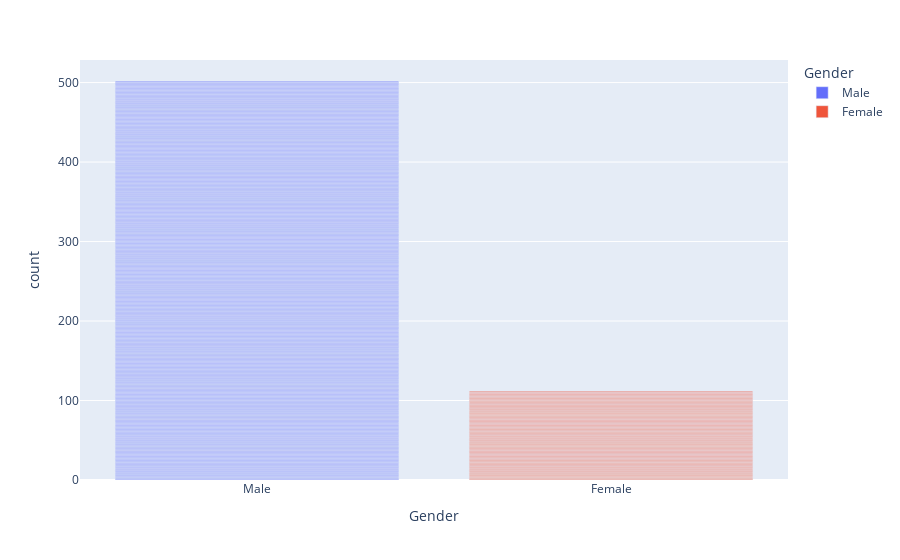
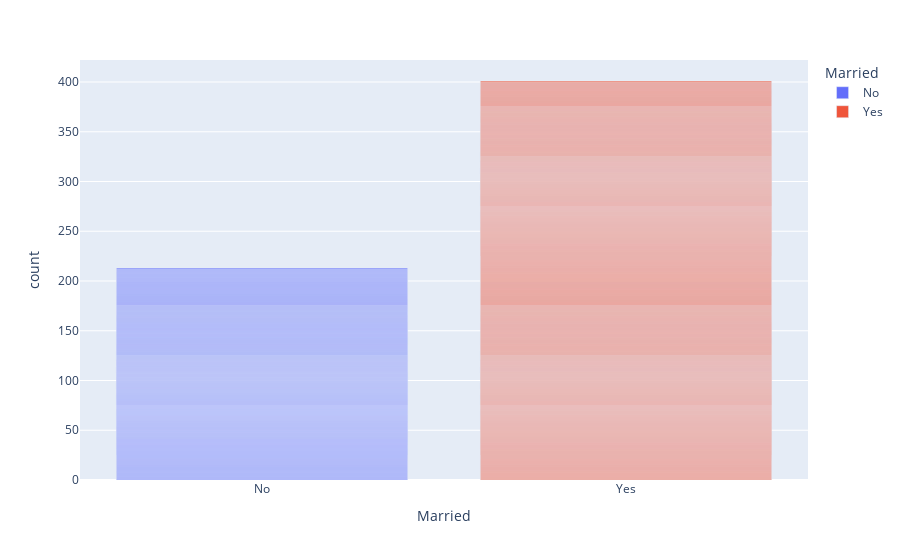
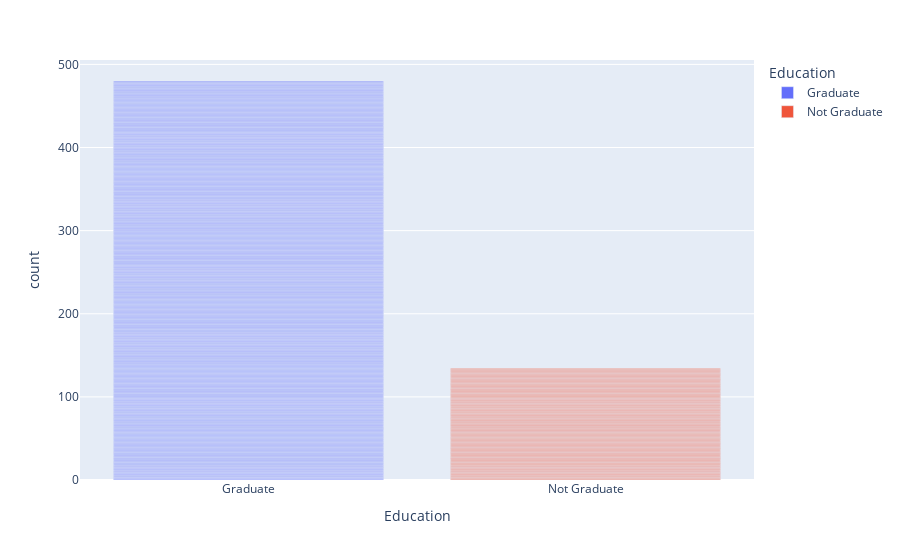
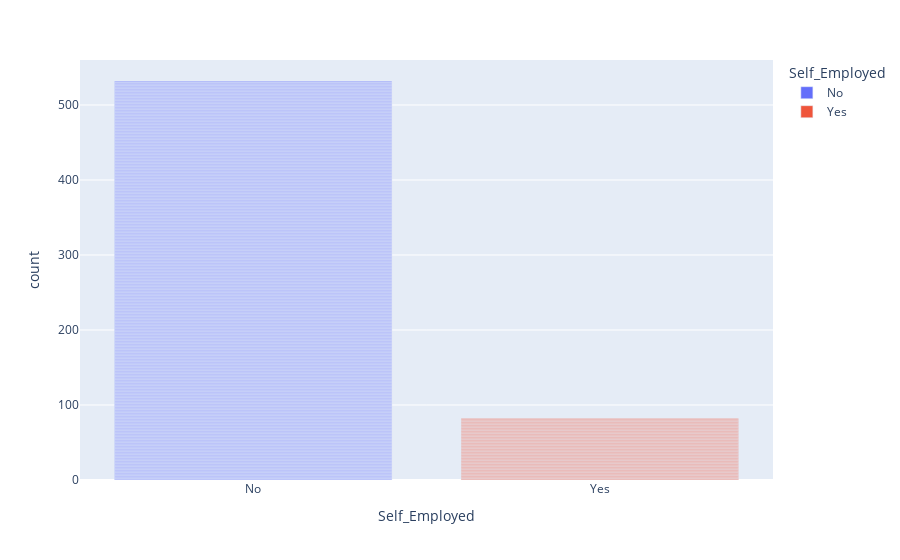

Source (notebook cell) for these figures, in order:
### Code cell
fig = px.bar(train,x=train["Gender"],color="Gender")  #more are males
fig.show()
fig = px.bar(train,x=train["Married"],color="Married") #more married
fig.show()
fig = px.bar(train,x=train["Education"],color="Education") #more graduates
fig.show()
fig = px.bar(train,x=train["Self_Employed"],color="Self_Employed")
fig.show()
fig = px.bar(train,x=train["Dependents"],color="Dependents")
fig.show()
fig = px.bar(train,x=train["Property_Area"],color="Property_Area")
fig.show()
fig = px.bar(train,x=train["Loan_Status"],color="Loan_Status")
fig.show()

### Figure 1 — Plotly figure (JSON) as saved in the notebook; plotly's stock layout.template omitted (floating-point values rounded to 4 significant figures; data arrays with more than 128 entries replaced by an {"elided": "..."} marker saying what was removed)
{"data": [{"alignmentgroup": "True", "hovertemplate": "Gender=%{x}<br>count=%{y}<extra></extra>", "legendgroup": "Male", "marker": {"color": "#636efa"}, "name": "Male", "offsetgroup": "Male", "orientation": "v", "showlegend": true, "textposition": "auto", "type": "bar", "x": {"elided": "502 str values"}, "xaxis": "x", "y": {"elided": "502 int values"}, "yaxis": "y"}, {"alignmentgroup": "True", "hovertemplate": "Gender=%{x}<br>count=%{y}<extra></extra>", "legendgroup": "Female", "marker": {"color": "#EF553B"}, "name": "Female", "offsetgroup": "Female", "orientation": "v", "showlegend": true, "textposition": "auto", "type": "bar", "x": ["Female", "Female", "Female", "Female", "Female", "Female", "Female", "Female", "Female", "Female", "Female", "Female", "Female", "Female", "Female", "Female", "Female", "Female", "Female", "Female", "Female", "Female", "Female", "Female", "Female", "Female", "Female", "Female", "Female", "Female", "Female", "Female", "Female", "Female", "Female", "Female", "Female", "Female", "Female", "Female", "Female", "Female", "Female", "Female", "Female", "Female", "Female", "Female", "Female", "Female", "Female", "Female", "Female", "Female", "Female", "Female", "Female", "Female", "Female", "Female", "Female", "Female", "Female", "Female", "Female", "Female", "Female", "Female", "Female", "Female", "Female", "Female", "Female", "Female", "Female", "Female", "Female", "Female", "Female", "Female", "Female", "Female", "Female", "Female", "Female", "Female", "Female", "Female", "Female", "Female", "Female", "Female", "Female", "Female", "Female", "Female", "Female", "Female", "Female", "Female", "Female", "Female", "Female", "Female", "Female", "Female", "Female", "Female", "Female", "Female", "Female", "Female"], "xaxis": "x", "y": [1, 1, 1, 1, 1, 1, 1, 1, 1, 1, 1, 1, 1, 1, 1, 1, 1, 1, 1, 1, 1, 1, 1, 1, 1, 1, 1, 1, 1, 1, 1, 1, 1, 1, 1, 1, 1, 1, 1, 1, 1, 1, 1, 1, 1, 1, 1, 1, 1, 1, 1, 1, 1, 1, 1, 1, 1, 1, 1, 1, 1, 1, 1, 1, 1, 1, 1, 1, 1, 1, 1, 1, 1, 1, 1, 1, 1, 1, 1, 1, 1, 1, 1, 1, 1, 1, 1, 1, 1, 1, 1, 1, 1, 1, 1, 1, 1, 1, 1, 1, 1, 1, 1, 1, 1, 1, 1, 1, 1, 1, 1, 1], "yaxis": "y"}], "layout": {"barmode": "relative", "legend": {"title": {"text": "Gender"}, "tracegroupgap": 0}, "margin": {"t": 60}, "xaxis": {"anchor": "y", "categoryarray": ["Male", "Female"], "categoryorder": "array", "domain": [0, 1], "title": {"text": "Gender"}}, "yaxis": {"anchor": "x", "domain": [0, 1], "title": {"text": "count"}}}}

### Figure 2 — Plotly figure (JSON) as saved in the notebook; plotly's stock layout.template omitted (floating-point values rounded to 4 significant figures; data arrays with more than 128 entries replaced by an {"elided": "..."} marker saying what was removed)
{"data": [{"alignmentgroup": "True", "hovertemplate": "Married=%{x}<br>count=%{y}<extra></extra>", "legendgroup": "No", "marker": {"color": "#636efa"}, "name": "No", "offsetgroup": "No", "orientation": "v", "showlegend": true, "textposition": "auto", "type": "bar", "x": {"elided": "213 str values"}, "xaxis": "x", "y": {"elided": "213 int values"}, "yaxis": "y"}, {"alignmentgroup": "True", "hovertemplate": "Married=%{x}<br>count=%{y}<extra></extra>", "legendgroup": "Yes", "marker": {"color": "#EF553B"}, "name": "Yes", "offsetgroup": "Yes", "orientation": "v", "showlegend": true, "textposition": "auto", "type": "bar", "x": {"elided": "401 str values"}, "xaxis": "x", "y": {"elided": "401 int values"}, "yaxis": "y"}], "layout": {"barmode": "relative", "legend": {"title": {"text": "Married"}, "tracegroupgap": 0}, "margin": {"t": 60}, "xaxis": {"anchor": "y", "categoryarray": ["No", "Yes"], "categoryorder": "array", "domain": [0, 1], "title": {"text": "Married"}}, "yaxis": {"anchor": "x", "domain": [0, 1], "title": {"text": "count"}}}}

### Figure 3 — Plotly figure (JSON) as saved in the notebook; plotly's stock layout.template omitted (floating-point values rounded to 4 significant figures; data arrays with more than 128 entries replaced by an {"elided": "..."} marker saying what was removed)
{"data": [{"alignmentgroup": "True", "hovertemplate": "Education=%{x}<br>count=%{y}<extra></extra>", "legendgroup": "Graduate", "marker": {"color": "#636efa"}, "name": "Graduate", "offsetgroup": "Graduate", "orientation": "v", "showlegend": true, "textposition": "auto", "type": "bar", "x": {"elided": "480 str values"}, "xaxis": "x", "y": {"elided": "480 int values"}, "yaxis": "y"}, {"alignmentgroup": "True", "hovertemplate": "Education=%{x}<br>count=%{y}<extra></extra>", "legendgroup": "Not Graduate", "marker": {"color": "#EF553B"}, "name": "Not Graduate", "offsetgroup": "Not Graduate", "orientation": "v", "showlegend": true, "textposition": "auto", "type": "bar", "x": {"elided": "134 str values"}, "xaxis": "x", "y": {"elided": "134 int values"}, "yaxis": "y"}], "layout": {"barmode": "relative", "legend": {"title": {"text": "Education"}, "tracegroupgap": 0}, "margin": {"t": 60}, "xaxis": {"anchor": "y", "categoryarray": ["Graduate", "Not Graduate"], "categoryorder": "array", "domain": [0, 1], "title": {"text": "Education"}}, "yaxis": {"anchor": "x", "domain": [0, 1], "title": {"text": "count"}}}}

### Figure 4 — Plotly figure (JSON) as saved in the notebook; plotly's stock layout.template omitted (floating-point values rounded to 4 significant figures; data arrays with more than 128 entries replaced by an {"elided": "..."} marker saying what was removed)
{"data": [{"alignmentgroup": "True", "hovertemplate": "Self_Employed=%{x}<br>count=%{y}<extra></extra>", "legendgroup": "No", "marker": {"color": "#636efa"}, "name": "No", "offsetgroup": "No", "orientation": "v", "showlegend": true, "textposition": "auto", "type": "bar", "x": {"elided": "532 str values"}, "xaxis": "x", "y": {"elided": "532 int values"}, "yaxis": "y"}, {"alignmentgroup": "True", "hovertemplate": "Self_Employed=%{x}<br>count=%{y}<extra></extra>", "legendgroup": "Yes", "marker": {"color": "#EF553B"}, "name": "Yes", "offsetgroup": "Yes", "orientation": "v", "showlegend": true, "textposition": "auto", "type": "bar", "x": ["Yes", "Yes", "Yes", "Yes", "Yes", "Yes", "Yes", "Yes", "Yes", "Yes", "Yes", "Yes", "Yes", "Yes", "Yes", "Yes", "Yes", "Yes", "Yes", "Yes", "Yes", "Yes", "Yes", "Yes", "Yes", "Yes", "Yes", "Yes", "Yes", "Yes", "Yes", "Yes", "Yes", "Yes", "Yes", "Yes", "Yes", "Yes", "Yes", "Yes", "Yes", "Yes", "Yes", "Yes", "Yes", "Yes", "Yes", "Yes", "Yes", "Yes", "Yes", "Yes", "Yes", "Yes", "Yes", "Yes", "Yes", "Yes", "Yes", "Yes", "Yes", "Yes", "Yes", "Yes", "Yes", "Yes", "Yes", "Yes", "Yes", "Yes", "Yes", "Yes", "Yes", "Yes", "Yes", "Yes", "Yes", "Yes", "Yes", "Yes", "Yes", "Yes"], "xaxis": "x", "y": [1, 1, 1, 1, 1, 1, 1, 1, 1, 1, 1, 1, 1, 1, 1, 1, 1, 1, 1, 1, 1, 1, 1, 1, 1, 1, 1, 1, 1, 1, 1, 1, 1, 1, 1, 1, 1, 1, 1, 1, 1, 1, 1, 1, 1, 1, 1, 1, 1, 1, 1, 1, 1, 1, 1, 1, 1, 1, 1, 1, 1, 1, 1, 1, 1, 1, 1, 1, 1, 1, 1, 1, 1, 1, 1, 1, 1, 1, 1, 1, 1, 1], "yaxis": "y"}], "layout": {"barmode": "relative", "legend": {"title": {"text": "Self_Employed"}, "tracegroupgap": 0}, "margin": {"t": 60}, "xaxis": {"anchor": "y", "categoryarray": ["No", "Yes"], "categoryorder": "array", "domain": [0, 1], "title": {"text": "Self_Employed"}}, "yaxis": {"anchor": "x", "domain": [0, 1], "title": {"text": "count"}}}}
